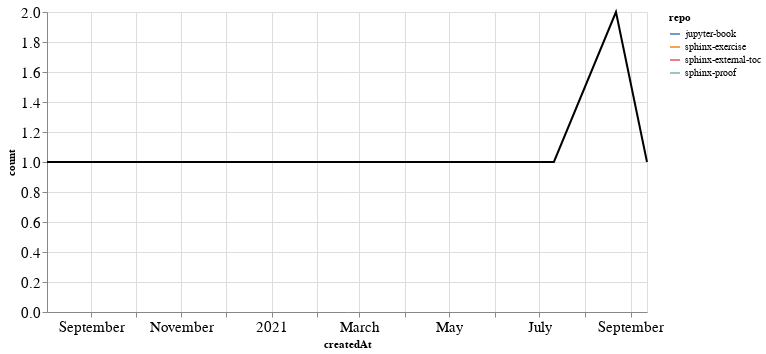

Here is the notebook cell this chart was saved with:
### Markdown cell above
### PRs

### Code cell
prs_time = prs.groupby('repo').resample('W', on='createdAt').count()['author'].reset_index()
prs_time = prs_time.rename(columns={'author': 'count'})
prs_time_total = prs_time.groupby('createdAt').agg({"count": "sum"}).reset_index()

ch1 = alt.Chart(prs_time, width=600).mark_line().encode(
    x='createdAt',
    y='count',
    color='repo',
    tooltip="repo"
)

ch2 = alt.Chart(prs_time_total, width=600).mark_line(color="black").encode(
    x='createdAt',
    y='count',
)

ch1 + ch2

### Figure 1 — Vega-Lite specification as saved in the notebook (floating-point values rounded to 4 significant figures)
{"config": {"axisLeft": {"labelFontSize": 15}, "axisBottom": {"labelFontSize": 15}}, "layer": [{"data": {"name": "data-f2d519e30ba1e61431ca8d711823612d"}, "mark": "line", "encoding": {"color": {"type": "nominal", "field": "repo"}, "tooltip": {"type": "nominal", "field": "repo"}, "x": {"type": "temporal", "field": "createdAt"}, "y": {"type": "quantitative", "field": "count"}}, "width": 600}, {"data": {"name": "data-9f28a52834f25c1508f49044dce5cdc2"}, "mark": {"type": "line", "color": "black"}, "encoding": {"x": {"type": "temporal", "field": "createdAt"}, "y": {"type": "quantitative", "field": "count"}}, "width": 600}], "$schema": "https://vega.github.io/schema/vega-lite/v4.8.1.json", "datasets": {"data-f2d519e30ba1e61431ca8d711823612d": [{"repo": "jupyter-book", "createdAt": "2020-08-02T00:00:00", "count": 1}, {"repo": "sphinx-exercise", "createdAt": "2021-09-12T00:00:00", "count": 1}, {"repo": "sphinx-external-toc", "createdAt": "2021-07-11T00:00:00", "count": 1}, {"repo": "sphinx-proof", "createdAt": "2021-08-22T00:00:00", "count": 2}], "data-9f28a52834f25c1508f49044dce5cdc2": [{"createdAt": "2020-08-02T00:00:00", "count": 1}, {"createdAt": "2021-07-11T00:00:00", "count": 1}, {"createdAt": "2021-08-22T00:00:00", "count": 2}, {"createdAt": "2021-09-12T00:00:00", "count": 1}]}}
